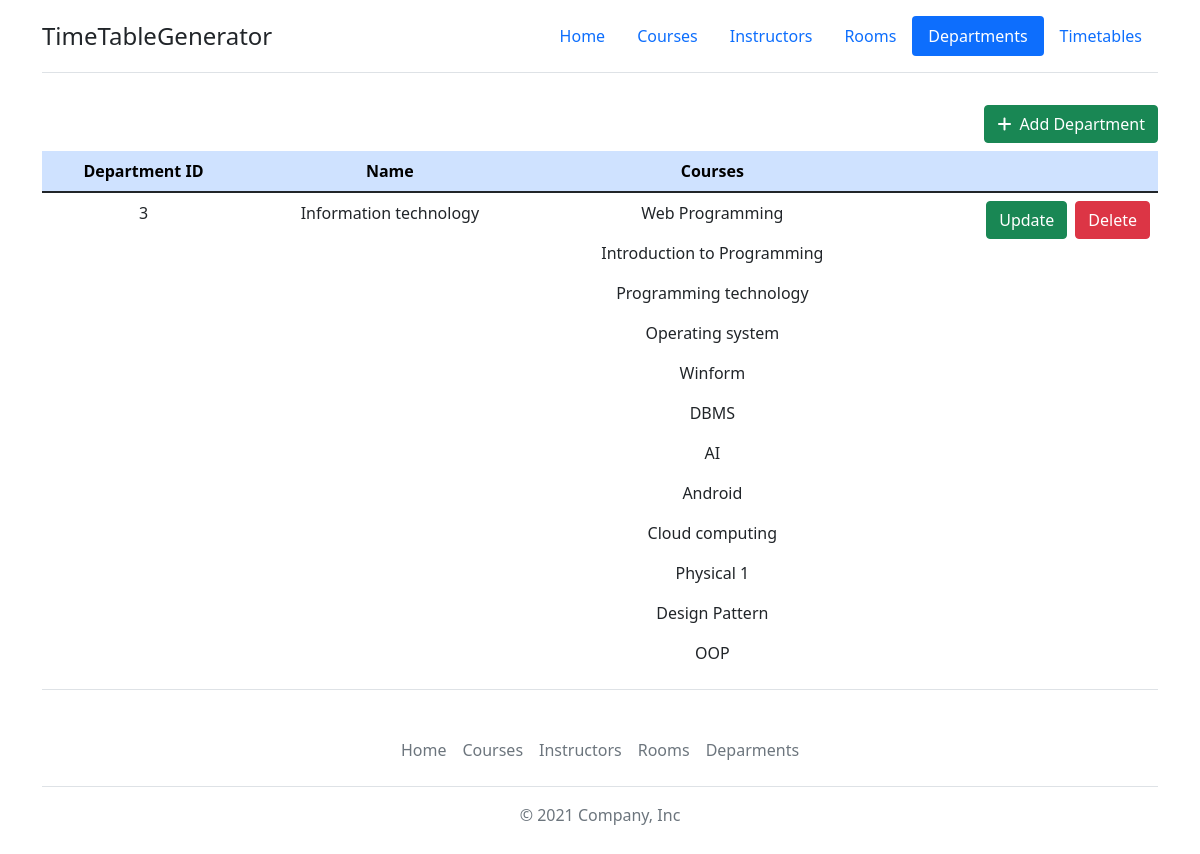
Page /timetable/list-departmetns/ on the earlier database version.
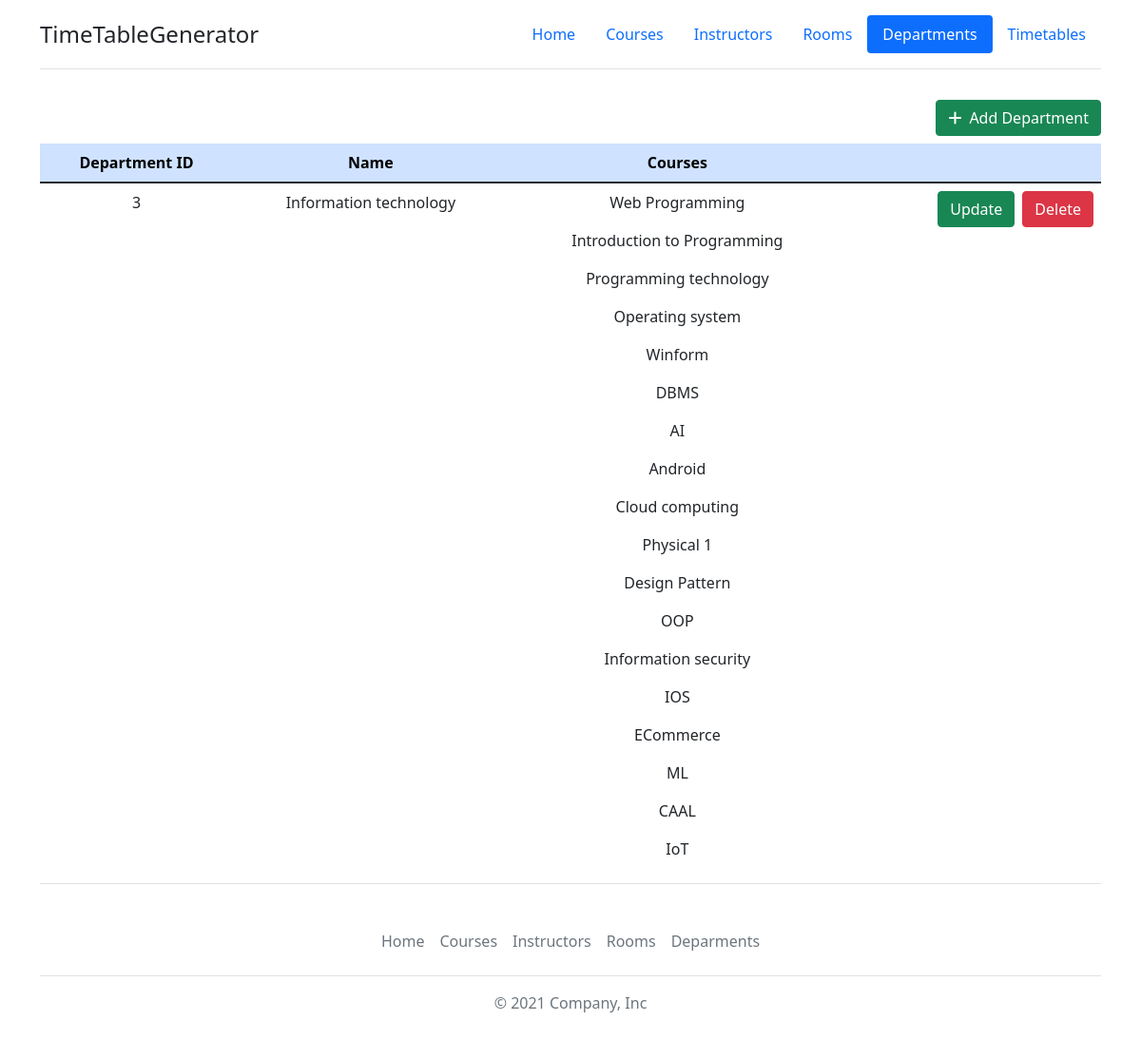
Same page on the later database version.
### Timetable/models.py (models this page shows, shortened)
class Department(models.Model):
    dept_id = models.AutoField(primary_key=True)
    name = models.CharField(max_length=50)
    courses = models.ManyToManyField(Course)

class Course(models.Model):
    course_id = models.AutoField(primary_key=True)
    name = models.CharField(max_length=50)
    number_of_students = models.IntegerField()
    number_of_lessions_per_week = models.IntegerField(default=1)
    instructors = models.ForeignKey(Instructor, on_delete=models.CASCADE, null=True, blank=True)

### Timetable/views.py (the view)
# urls.py: path('list-departmetns/', views.listDepartments, name='departments'),
def listDepartments(request):
    departments = Department.objects.all()
    context = {'departments': departments}
    return render(request, 'departments.html', context)

### Timetable/templates/departments.html (shortened to what this page needs)
{% extends 'base.html' %}
{% load static %}
{% block navbar %}
<header class="d-flex flex-wrap justify-content-center py-3 mb-4 border-bottom">
    <a href="{% url 'home' %}" class="d-flex align-items-center mb-3 mb-md-0 me-md-auto text-dark text-decoration-none">
        <span class="fs-4">TimeTableGenerator</span>
    </a>
    <ul class="nav nav-pills">
        <li class="nav-item"><a href="{% url 'home' %}" class="nav-link">Home</a></li>
        <li class="nav-item"><a href="{% url 'courses' %}" class="nav-link">Courses</a></li>
        <li class="nav-item"><a href="{% url 'instructors' %}" class="nav-link">Instructors</a></li>
        <li class="nav-item"><a href="{% url 'rooms' %}" class="nav-link">Rooms</a></li>
        <li class="nav-item"><a href="{% url 'departments' %}" class="nav-link active" aria-current="page">Departments</a></li>
        <li calss="nav-item"><a href="{% url 'timetables' %}" class="nav-link">Timetables</a></li>
    </ul>
</header>
{% endblock %}
{% block content %}
<div class="container" style="min-height: 70vh;">
    <div class="table-responsive-lg">
        <a href="{% url 'addDepartment' %}" class="btn btn-success float-end my-2"><i class="fas fa-plus me-2"></i>Add Department</a>
        <table class="table table-hover">
            <thead>
                <tr class="table-primary">
                    <th class="text-center" scope="col">Department ID</th>
                    <th class="text-center" scope="col">Name</th>
                    <th class="text-center" scope="col">Courses</th>
                    <th scope="col"> </th>
                </tr>
            </thead>
            <tbody>
                {% for dept in departments %}
                    <tr>
                        <td class="text-center">{{ dept.dept_id }}</td>
                        <td class="text-center">{{ dept.name }}</td>
                        <td class="text-center">
                            {% for course in dept.courses.all %}
                                <p>{{ course.name }}</p>
                            {% endfor %}
                        </td>
                        <td>
                            <div class="d-flex justify-content-end">
                                <a class="btn btn-success me-2" href="{% url 'updateDepartment' dept.dept_id %}">Update</a>
                                <form action="{% url 'deleteDepartment' dept.dept_id %}" method="POST">
                                    <button class="btn btn-danger" type="submit">Delete</button>
                                </form>
                            </div>
                        </td>
                    </tr>
                {% endfor %}
            </tbody>
        </table>
    </div>
</div>
{% endblock %}

Differences in the rows shown:
added Course: name "Information security"
added Course: name "IOS"
added Course: name "ECommerce"
added Course: name "ML"
added Course: name "CAAL"
added Course: name "IoT"
